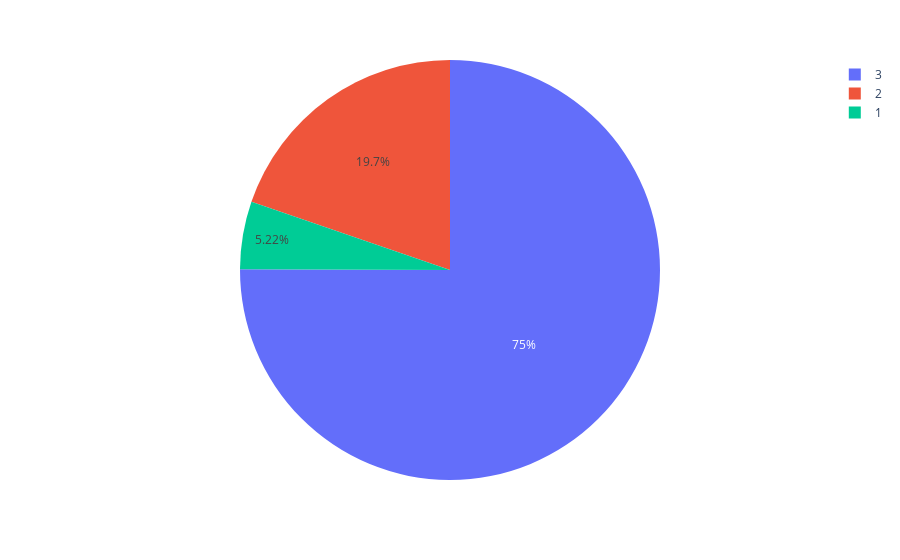

Write notebook code for a chart like this one.
### Markdown cell above
<div style="background-color:Orange; padding: 20px; border-radius: 8px;font-size:12px;font-weight:8px">
  <h1 style="color: #333;"><strong>PAYMENT TIER AND RATIO</strong></h1>
</div>

### Code cell
tier=df["PaymentTier"].value_counts().reset_index()
px.pie(data_frame=tier,names="PaymentTier",values='count')

### Figure 1 — Plotly figure (JSON) as saved in the notebook; plotly's stock layout.template omitted (floating-point values rounded to 4 significant figures)
{"data": [{"domain": {"x": [0, 1], "y": [0, 1]}, "hovertemplate": "PaymentTier=%{label}<br>count=%{value}<extra></extra>", "labels": [3, 2, 1], "legendgroup": "", "name": "", "showlegend": true, "type": "pie", "values": [3492, 918, 243]}], "layout": {"legend": {"tracegroupgap": 0}, "margin": {"t": 60}}}
